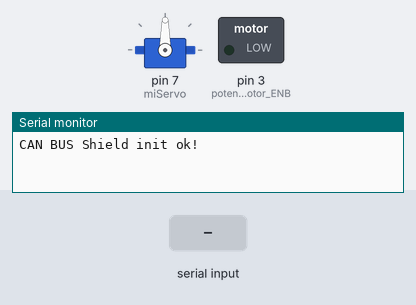
A sketch run on a simulated Arduino Uno, built with avr-gcc and run on an emulated ATmega328P. On the bench: servo, switched loads named in the sketch (green lamp = pin HIGH), the last lines printed to the serial monitor. Inputs (shaded band) come from the test bench.

Above: at 1.2 s.
1.3 s: "A" received over Serial
At 1.9 s:
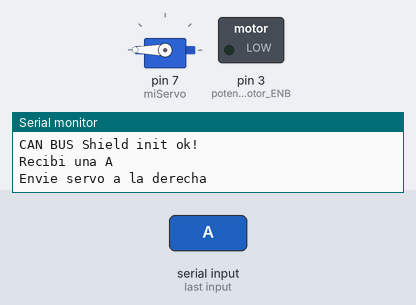
2.8 s: "C" received over Serial
At 4.0 s:
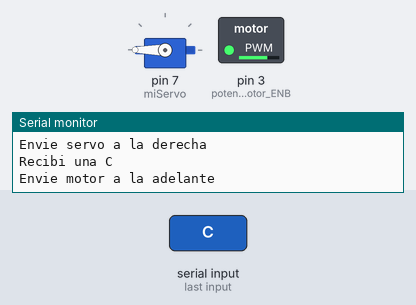
4.3 s: "B" received over Serial
At 5.3 s:
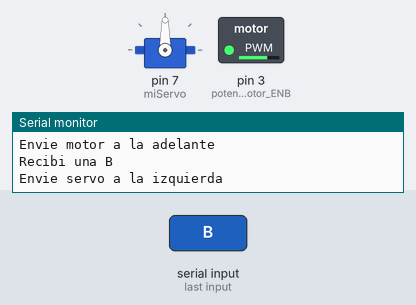
5.8 s: "B" received over Serial
At 6.5 s:
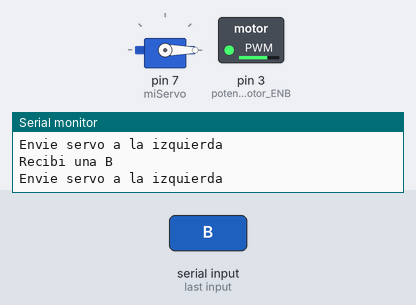
7.3 s: "E" received over Serial
At 7.6 s:
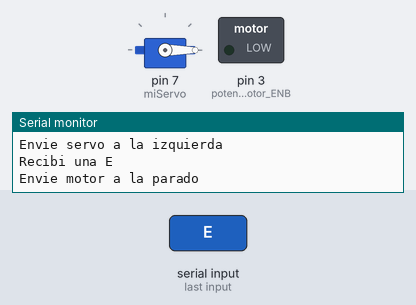
Timing chart, 0 to 9.8 s (numbered marks = the images above; inputs shaded):
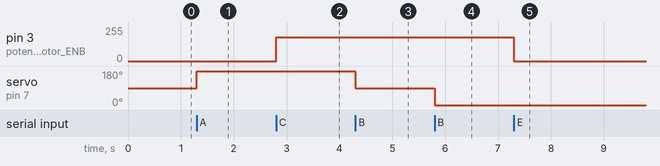

Measured:
- after the input at 1.3 s, servo on pin 7 (miServo): 90° → 180° at once
- after the input at 2.8 s, pin 3 (potenciamotor_ENB): 0/255 → 180/255 at once
- after the input at 4.3 s, servo on pin 7 (miServo): 180° → 90° at once
- after the input at 5.8 s, servo on pin 7 (miServo): 90° → 0° at once
- after the input at 7.3 s, pin 3 (potenciamotor_ENB): 180/255 → 0/255 at once

The sketch:

Arduino_bt_servo_motor.ino
```cpp
#include <mcp_can.h>                          //Biblioteca para la integración del BUS CAN Shield con arduino
#include <SPI.h>                              //Permite al arduino comunicarse con dispositivos SPI (Serial Peripheral Interface)

#include <Servo.h>

Servo miServo;
int angulo= 90;

int posmotor_derecha=5;                       //Pin para direccion del motor derecha
int posmotor_izquierda=4;                     //Pin para direccion del motor izquierda
int potenciamotor_ENB=3;                      //Pin para potencia del motor
                                              // the cs pin of the version after v1.1 is default to D9
                                              // v0.9b and v1.0 is default D10
const int SPI_CS_PIN = 9;                     //Pin que usara el can shield para el envió/recepción de mensajes de la red can
MCP_CAN CAN(SPI_CS_PIN);                      // Configura el pin 9 (SPI_CS_PIN) para la red bus can


void setup(){
	Serial.begin(9600);                         //Inicializa el puerto serial a un baudio de 9600
	START_INIT:                                 //Retorno del goto
	if(CAN_OK == CAN.begin(MCP_ANY, CAN_500KBPS, MCP_16MHZ)){       // Si el bus can inciia con exito al inicializa el bus can con un baudio de 500K
		Serial.println("CAN BUS Shield init ok!");//Imprime el mensaje al monitor serie de exito
	}
	else{                                       //Si no se pudo inicializar el can bus
		Serial.println("CAN BUS Shield init fail");//Imprime el mensaje al monitor serial de fracaso
		Serial.println("Init CAN BUS Shield again");
		delay(100);                                //Genera un retraso de 100 milisegundos
		goto START_INIT;                           //Regresamos hasta que se inicialice el bus can
	}
  miServo.attach(7);                          //Indicamos que el servo motor trabajara en el pin 7
  digitalWrite(posmotor_derecha, OUTPUT);     //Indicamos que el pin 5 es de salida
  digitalWrite(posmotor_izquierda, OUTPUT);     //Indicamos que el pin 4 es de salida
  digitalWrite(potenciamotor_ENB, OUTPUT);     //Indicamos que el pin 3 es de salida
}

unsigned char servo_derecha[8] =   {0, 0, 0, 0, 0, 0, 0, 0};     //Mensaje personalizado para indicar que el servo motor va a girar a la derecha
unsigned char servo_izquierda[8] = {0, 0, 0, 0, 0, 0, 0, 1};     //Mensaje personalizado para indicar que el servo motor va a girar a la izquierda

unsigned char motor_adelante[8] =  {0, 0, 0, 0, 0, 0, 0, 0};     //Mensaje personalizado para indicar que el motor dara marcha adelante
unsigned char motor_atras[8] =     {0, 0, 0, 0, 0, 0, 0, 1};     //Mensaje personalizado para indicar que el motor dara marcha atras
unsigned char motor_parado[8] =    {0, 0, 0, 0, 0, 0, 0, 2};     //Mensaje personalizado para indicar que el motor dara marcha atras

unsigned int id_servo = 0x00;                                     //ID asignado a el dispositivo de servo motor en la red can
unsigned int id_motor = 0x01;                                     //ID asignado a el dispositivo de servo motor en la red can


void loop(){

	char dato = Serial.read();                                      //Captura la informacion que llega desde el bluetooth en la variable dato

  switch(dato){
    case 'A':{
      Serial.println("Recibi una A");                             //Confirma en el serial la llegada de una A
      CAN.sendMsgBuf(id_servo, 0, 8, servo_derecha);              //Envia el mensaje servo derecha con el respectivo id
      Serial.println("Envie servo a la derecha");
      angulo+=90;
      angulo= constrain(angulo,0,180);
      miServo.write(angulo);
      break;
    }
    case 'B':{
      Serial.println("Recibi una B");                             //Confirma en el serial la llegada de una B
      CAN.sendMsgBuf(id_servo, 0, 8, servo_izquierda);            //Envia el mensaje servo izquierda con el respectivo id
      Serial.println("Envie servo a la izquierda");
      angulo-=90;
      angulo= constrain(angulo,0,180);
      miServo.write(angulo);
      break;
    }
    case 'C':{
      Serial.println("Recibi una C");                             //Confirma en el serial la llegada de una C
      CAN.sendMsgBuf(id_motor, 0, 8, motor_adelante);             //Envia el mensaje motor adelante con el respectivo id
      Serial.println("Envie motor a la adelante");
      digitalWrite(posmotor_derecha, HIGH);
      digitalWrite(posmotor_izquierda, LOW);
      analogWrite(potenciamotor_ENB,180);                         //Potencia del motor a 200
      break;
    }
    case 'D':{
      Serial.println("Recibi una D");                             //Confirma en el serial la llegada de una D
      CAN.sendMsgBuf(id_motor, 0, 8, motor_atras);                //Envia el mensaje motor atras con el respectivo id
      Serial.println("Envie motor a la atras");
      digitalWrite(posmotor_derecha, LOW);
      digitalWrite(posmotor_izquierda, HIGH);
      analogWrite(potenciamotor_ENB,180);                         //Potencia del motor a 200
      break;
    }
    case 'E':{
      Serial.println("Recibi una E");                             //Confirma en el serial la llegada de una E
      CAN.sendMsgBuf(id_motor, 0, 8, motor_parado);                //Envia el mensaje motor parado con el respectivo id
      Serial.println("Envie motor a la parado");
      digitalWrite(posmotor_derecha, LOW);
      digitalWrite(posmotor_izquierda, LOW);
      analogWrite(potenciamotor_ENB,0);
      break;
    }
  }
}
```
